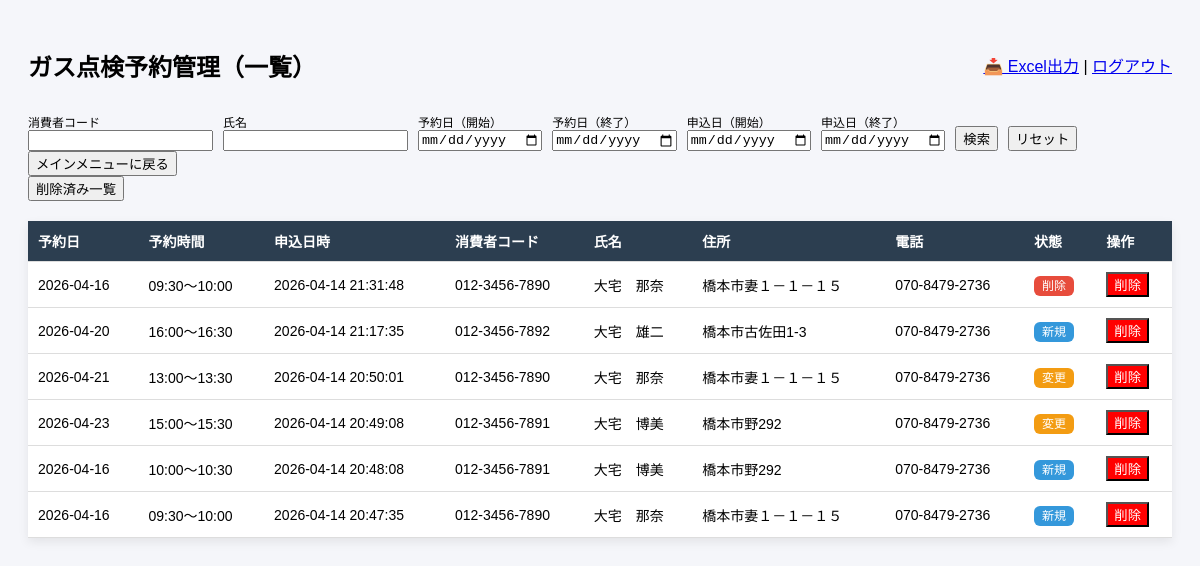
/admin (signed in), run on the app's committed database.
### tables this page shows
CREATE TABLE reservations (
        id INTEGER PRIMARY KEY AUTOINCREMENT,
        date TEXT,
        time TEXT,
        consumer_code TEXT,
        name TEXT,
        phone TEXT,
        address TEXT,
        action TEXT,
        is_deleted INTEGER DEFAULT 0,
        created_at TEXT
        , before_action TEXT);

### app.py (the view, shortened to what this page needs)
@app.route('/admin')
def admin():
    if not session.get('login'):
        return redirect('/login')
    code = request.args.get('code', '')
    name = request.args.get('name', '')
    date_from = request.args.get('date_from', '')
    date_to = request.args.get('date_to', '')
    created_from = request.args.get('created_from', '')
    created_to = request.args.get('created_to', '')
    conn = sqlite3.connect(DB_FILE)
    c = conn.cursor()
    query = """
        SELECT id,date,time,consumer_code,name,phone,address,action,created_at
        FROM reservations
        WHERE is_deleted = 0
    """
    params = []
    if code:
        query += " AND consumer_code LIKE ?"
        params.append(f"%{code}%")
    if name:
        query += " AND name LIKE ?"
        params.append(f"%{name}%")
    if date_from:
        query += " AND date >= ?"
        params.append(date_from)
    if date_to:
        query += " AND date <= ?"
        params.append(date_to)
    if created_from:
        query += " AND date(created_at) >= ?"
        params.append(created_from)
    if created_to:
        query += " AND date(created_at) <= ?"
        params.append(created_to)
    query += " ORDER BY created_at DESC"
    c.execute(query, params)
    rows = c.fetchall()
    conn.close()
    return render_template("admin.html", reservations=rows)

### templates/admin.html (shortened to what this page needs)
<!DOCTYPE html>
<html>
<head>
</head>
<body>
<div class="container">
<div class="topbar">
    <h2>ガス点検予約管理（一覧）</h2>
    <div>
        <a href="/export_excel">📥 Excel出力</a> |
        <a href="/logout">ログアウト</a>
    </div>
</div>
<form method="GET" action="/admin"
      style="margin-top:10px; display:flex; gap:10px; flex-wrap:wrap; align-items:flex-end;">
    <div>
        <div style="font-size:12px;">消費者コード</div>
        <input type="text" name="code" value="{{ request.args.get('code','') }}">
    </div>
    <div>
        <div style="font-size:12px;">氏名</div>
        <input type="text" name="name" value="{{ request.args.get('name','') }}">
    </div>
    <div>
        <div style="font-size:12px;">予約日（開始）</div>
        <input type="date" name="date_from" value="{{ request.args.get('date_from','') }}">
    </div>
    <div>
        <div style="font-size:12px;">予約日（終了）</div>
        <input type="date" name="date_to" value="{{ request.args.get('date_to','') }}">
    </div>
    <div>
        <div style="font-size:12px;">申込日（開始）</div>
        <input type="date" name="created_from" value="{{ request.args.get('created_from','') }}">
    </div>
    <div>
        <div style="font-size:12px;">申込日（終了）</div>
        <input type="date" name="created_to" value="{{ request.args.get('created_to','') }}">
    </div>
    <button type="submit">検索</button>
    <a href="/admin">
        <button type="button">リセット</button>
    </a>
</form>
<form action="/admin_menu" method="get">
    <button type="submit">メインメニューに戻る</button>
</form>
<form action="/admin_deleted" method="get">
    <button type="submit">削除済み一覧</button>
</form>
<table>
<thead>
<tr>
    <th>予約日</th>
    <th>予約時間</th>
    <th>申込日時</th>
    <th>消費者コード</th>
    <th>氏名</th>
    <th>住所</th>
    <th>電話</th>
    <th>状態</th>
    <th>操作</th>
</tr>
</thead>
<tbody>
    {% for r in reservations %}
    <tr>
        <td>{{ r[1] }}</td>
        <td class="time">{{ r[2] }}</td>
        <td>{{ r[8] }}</td>
        <td>{{ r[3] }}</td>
        <td>{{ r[4] }}</td>
        <td>{{ r[6] }}</td>
        <td>{{ r[5] }}</td>
        <td>
            <span class="badge
            {% if r[7]=='新規' %}new{% endif %}
            {% if r[7]=='変更' %}edit{% endif %}
            {% if r[7]=='削除' %}delete{% endif %}
            ">
            {{ r[7] }}
            </span>
        </td>
        <td>
            <form method="POST" action="/admin_delete" onsubmit="return confirm('削除しますか？');">
                <button type="submit" style="background:red;color:white;">
                    削除
                </button>
            </form>
        </td>
    </tr>
    {% endfor %}
</tbody>
</table>
</div>
</body>
</html>

### templates/admin.html (style rules this page uses)
body { font-family: Arial; background: #f5f6fa; }
.container { max-width: 1400px; margin: auto; padding: 20px; }
.topbar { display: flex; justify-content: space-between; align-items: center; }
table { width: 100%; border-collapse: collapse; background: white; margin-top: 20px; box-shadow: 0 4px 10px rgba(0,0,0,0.08); }
th, td { padding: 10px; border-bottom: 1px solid #ddd; text-align: left; font-size: 14px; }
th { background: #2c3e50; color: white; }
.badge { padding: 3px 8px; border-radius: 6px; color: white; font-size: 12px; }
.new { background: #3498db; }
.edit { background: #f39c12; }
.delete { background: #e74c3c; }

### data on the page
reservations: date "2026-04-16", created_at "2026-04-14 21:31:48", consumer_code "012-3456-7890", name "大宅 那奈", address "橋本市妻１－１－１５", phone "070-8479-2736", action "削除"
reservations: date "2026-04-20", created_at "2026-04-14 21:17:35", consumer_code "012-3456-7892", name "大宅 雄二", address "橋本市古佐田1-3", phone "070-8479-2736", action "新規"
reservations: date "2026-04-21", created_at "2026-04-14 20:50:01", consumer_code "012-3456-7890", name "大宅 那奈", address "橋本市妻１－１－１５", phone "070-8479-2736", action "変更"
reservations: date "2026-04-23", created_at "2026-04-14 20:49:08", consumer_code "012-3456-7891", name "大宅 博美", address "橋本市野292", phone "070-8479-2736", action "変更"
reservations: date "2026-04-16", created_at "2026-04-14 20:48:08", consumer_code "012-3456-7891", name "大宅 博美", address "橋本市野292", phone "070-8479-2736", action "新規"
reservations: date "2026-04-16", created_at "2026-04-14 20:47:35", consumer_code "012-3456-7890", name "大宅 那奈", address "橋本市妻１－１－１５", phone "070-8479-2736", action "新規"
